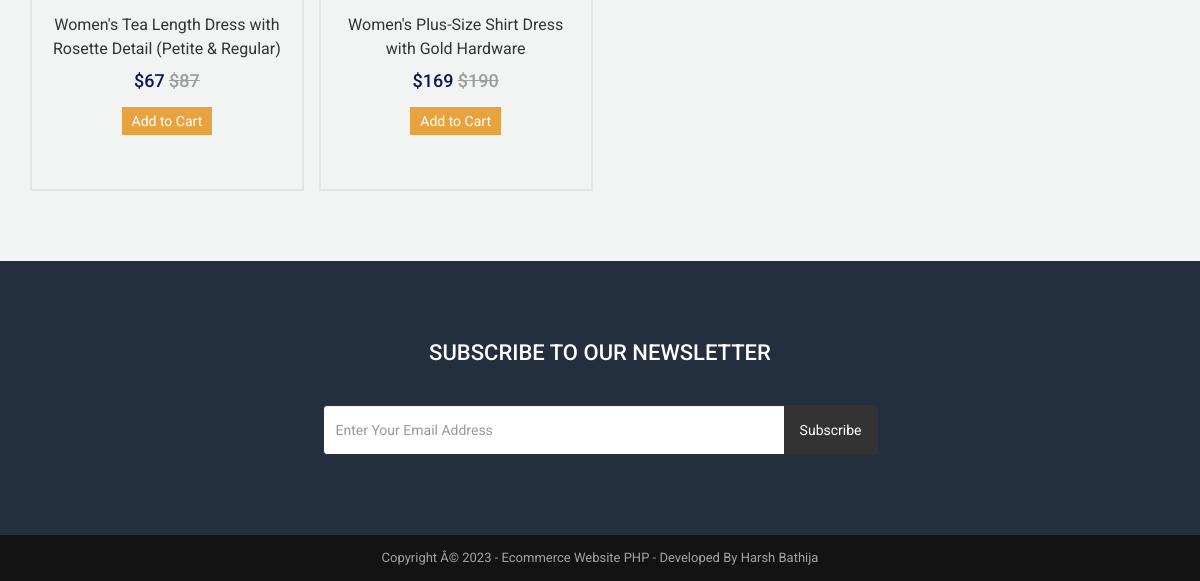
The app's page /product.php?id=84 (signed in, lower part), older data.
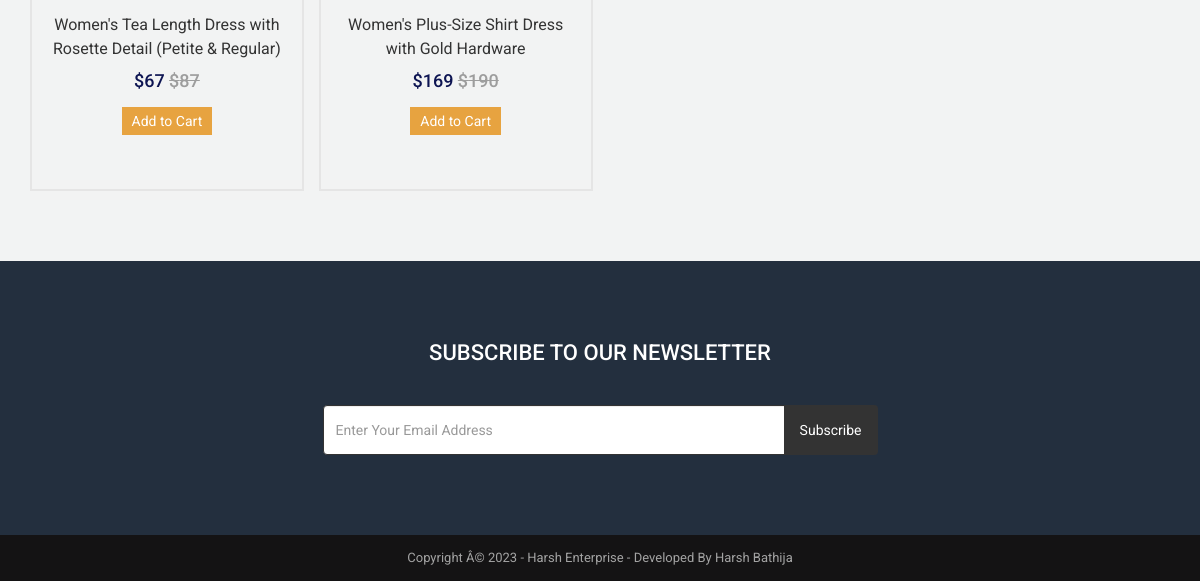
The same page, newer data.
### tables this page shows
CREATE TABLE `tbl_settings` (
  `id` int(11) NOT NULL,
  `logo` varchar(200) NOT NULL,
  `favicon` varchar(200) NOT NULL,
  `footer_about` text NOT NULL,
  `footer_copyright` text NOT NULL,
  `contact_address` text NOT NULL,
  `contact_email` varchar(200) NOT NULL,
  `contact_phone` varchar(200) NOT NULL,
  `contact_fax` varchar(200) NOT NULL,
  `contact_map_iframe` text NOT NULL,
  `receive_email` varchar(200) NOT NULL,
  `receive_email_subject` varchar(200) NOT NULL,
  `receive_email_thank_you_message` text NOT NULL,
  `forget_password_message` text NOT NULL,
  `total_recent_post_footer` int(10) NOT NULL,
  `total_popular_post_footer` int(10) NOT NULL,
  `total_recent_post_sidebar` int(11) NOT NULL,
  `total_popular_post_sidebar` int(11) NOT NULL,
  `total_featured_product_home` int(11) NOT NULL,
  `total_latest_product_home` int(11) NOT NULL,
  `total_popular_product_home` int(11) NOT NULL,
  `meta_title_home` text NOT NULL,
  `meta_keyword_home` text NOT NULL,
  `meta_description_home` text NOT NULL,
  `banner_login` varchar(200) NOT NULL,
  `banner_registration` varchar(200) NOT NULL,
  `banner_forget_password` varchar(200) NOT NULL,
  `banner_reset_password` varchar(200) NOT NULL,
  `banner_search` varchar(200) NOT NULL,
  `banner_cart` varchar(200) NOT NULL,
  `banner_checkout` varchar(200) NOT NULL,
  `banner_product_category` varchar(200) NOT NULL,
  `banner_blog` varchar(200) NOT NULL,
  `cta_title` varchar(200) NOT NULL,
  `cta_content` text NOT NULL,
  `cta_read_more_text` varchar(200) NOT NULL,
  `cta_read_more_url` varchar(200) NOT NULL,
  `cta_photo` varchar(200) NOT NULL,
  `featured_product_title` varchar(200) NOT NULL,
  `featured_product_subtitle` varchar(200) NOT NULL,
  `latest_product_title` varchar(255) NOT NULL,
  `latest_product_subtitle` varchar(200) NOT NULL,
  `popular_product_title` varchar(200) NOT NULL,
  `popular_product_subtitle` varchar(200) NOT NULL,
  `testimonial_title` varchar(200) NOT NULL,
  `testimonial_subtitle` varchar(200) NOT NULL,
  `testimonial_photo` varchar(200) NOT NULL,
  `blog_title` varchar(200) NOT NULL,
  `blog_subtitle` varchar(200) NOT NULL,
  `newsletter_text` text NOT NULL,
  `paypal_email` varchar(200) NOT NULL,
  `stripe_public_key` varchar(200) NOT NULL,
  `stripe_secret_key` varchar(200) NOT NULL,
  `bank_detail` text NOT NULL,
  `before_head` text NOT NULL,
  `after_body` text NOT NULL,
  `before_body` text NOT NULL,
  `home_service_on_off` int(11) NOT NULL,
  `home_welcome_on_off` int(11) NOT NULL,
  `home_featured_product_on_off` int(11) NOT NULL,
  `home_latest_product_on_off` int(11) NOT NULL,
  `home_popular_product_on_off` int(11) NOT NULL,
  `home_testimonial_on_off` int(11) NOT NULL,
  `home_blog_on_off` int(11) NOT NULL,
  `newsletter_on_off` int(11) NOT NULL,
  `ads_above_welcome_on_off` int(1) NOT NULL,
  `ads_above_featured_product_on_off` int(1) NOT NULL,
  `ads_above_latest_product_on_off` int(1) NOT NULL,
  `ads_above_popular_product_on_off` int(1) NOT NULL,
  `ads_above_testimonial_on_off` int(1) NOT NULL,
  `ads_category_sidebar_on_off` int(1) NOT NULL
);

### product.php (the view, shortened to what this page needs)
<?php require_once('header.php'); ?>
<?php
if(!isset($_REQUEST['id'])) {
    header('location: index.php');
    exit;
} else {
    $statement = $pdo->prepare("SELECT * FROM tbl_product WHERE p_id=?");
    $statement->execute(array($_REQUEST['id']));
    $result = $statement->fetchAll(PDO::FETCH_ASSOC);
}
foreach($result as $row) {
    $ecat_id = $row['ecat_id'];
}
		?>
<div class="product bg-gray pt_70 pb_70">
    <div class="container">
        <div class="row">
            <div class="col-md-12">
                <div class="product-carousel">
                    <?php
                    $statement = $pdo->prepare("SELECT * FROM tbl_product WHERE ecat_id=? AND p_id!=?");
                    $statement->execute(array($ecat_id,$_REQUEST['id']));
                    $result = $statement->fetchAll(PDO::FETCH_ASSOC);
                    foreach ($result as $row) {
                        ?>
                        <div class="item">
                            <div class="text">
                                <h3><a href="product.php?id=<?php echo $row['p_id']; ?>"><?php echo $row['p_name']; ?></a></h3>
                                <h4>
                                    <?php echo LANG_VALUE_1; ?><?php echo $row['p_current_price']; ?>
                                    <?php if($row['p_old_price'] != ''): ?>
                                    <del>
                                        <?php echo LANG_VALUE_1; ?><?php echo $row['p_old_price']; ?>
                                    </del>
                                    <?php endif; ?>
                                </h4>
                                <p><a href="product.php?id=<?php echo $row['p_id']; ?>"><?php echo LANG_VALUE_154; ?></a></p>
                            </div>
                        </div>
                        <?php
                    }
                    ?>
                </div>
            </div>
        </div>
    </div>
</div>
<?php require_once('footer.php'); ?>

### footer.php (shortened to what this page needs)
<?php
$statement = $pdo->prepare("SELECT * FROM tbl_settings WHERE id=1");
$statement->execute();
$result = $statement->fetchAll(PDO::FETCH_ASSOC);
foreach ($result as $row)
{
	$footer_copyright = $row['footer_copyright'];
    $newsletter_on_off = $row['newsletter_on_off'];
}
?>
<?php if($newsletter_on_off == 1): ?>
<section class="home-newsletter">
	<div class="container">
		<div class="row">
			<div class="col-md-6 col-md-offset-3">
				<div class="single">
				<form action="" method="post">
					<h2><?php echo LANG_VALUE_93; ?></h2>
					<div class="input-group">
			        	<input type="email" class="form-control" placeholder="<?php echo LANG_VALUE_95; ?>" name="email_subscribe">
			         	<span class="input-group-btn">
			         	<button class="btn btn-theme" type="submit" name="form_subscribe"><?php echo LANG_VALUE_92; ?></button>
			         	</span>
			        </div>
				</div>
			</div>
		</div>
	</div>
</section>
<?php endif; ?>
<div class="footer-bottom">
	<div class="container">
		<div class="row">
			<div class="col-md-12 copyright">
				<?php echo $footer_copyright; ?>
			</div>
		</div>
	</div>
</div>
</body>
</html>

Row changes from the older to the newer data that the page shows:
changed tbl_settings: footer_copyright "Copyright Â© 2023 - Ecommerce Website PHP - Developed By Harsh Bathija" → "Copyright Â© 2023 - Harsh Enterprise - Developed By Harsh Bathija"
